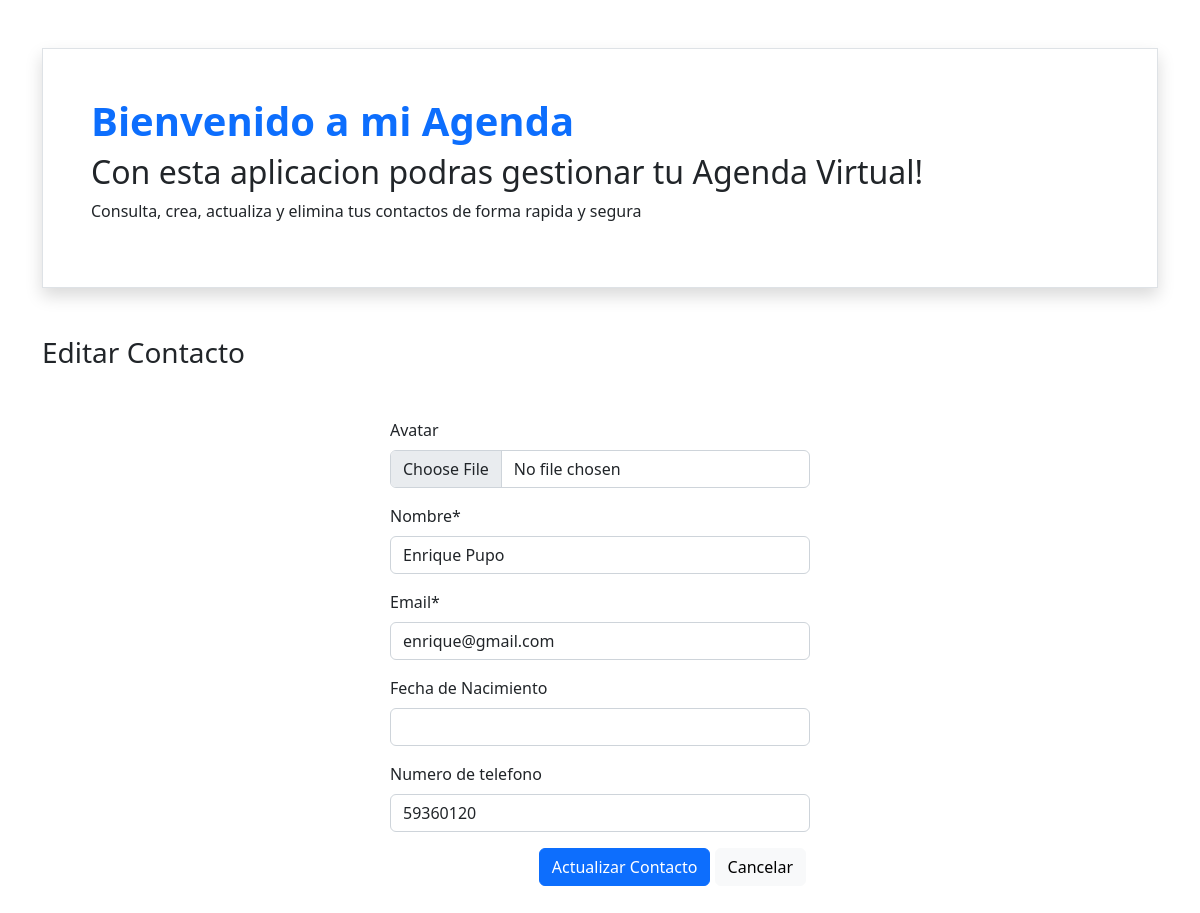
The app's page /4/edit/, older data.
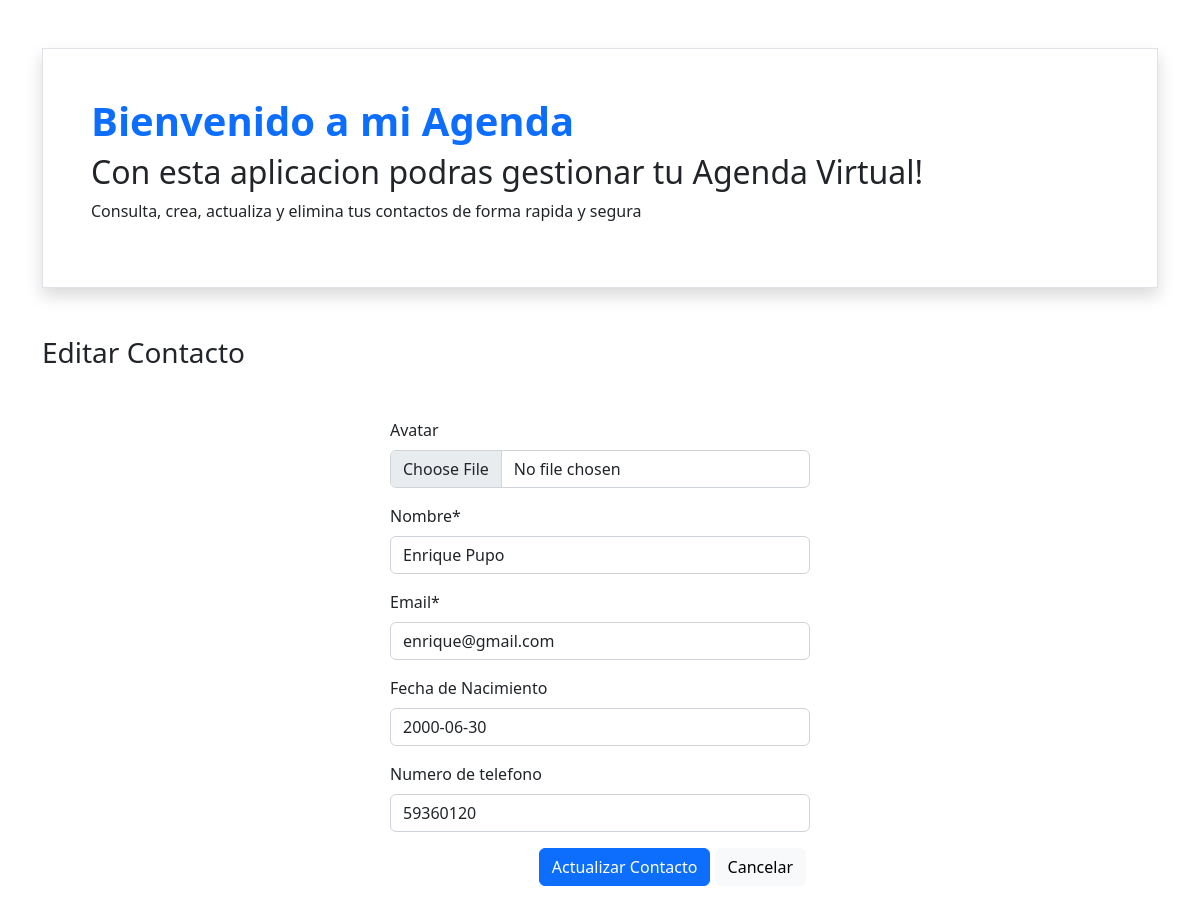
The same page, newer data.
### contacts/models.py (models this page shows, shortened)
class Contact(models.Model):
    avatar = models.ImageField(null=True, blank=True, upload_to='contact')
    name = models.CharField(max_length=100, verbose_name='Nombre')
    email = models.EmailField(max_length=50)
    birth_date = models.DateField(null=True, blank=True, verbose_name='Fecha de Nacimiento')
    phone = models.CharField(max_length=8, null=True, blank=True, verbose_name='Numero de telefono')
    created = models.DateTimeField(auto_now_add=True)

### contacts/views.py (the view)
# urls.py: path('<int:pk>/edit/', views.ContactUpdateView.as_view(), name='contact_edit'),
class ContactUpdateView(generic.UpdateView):
    model = Contact
    fields = ('avatar', 'name', 'email', 'birth_date', 'phone')
    success_url = reverse_lazy('contact_list')

### contacts/templates/contacts/contact_form.html (shortened to what this page needs)
{% extends "contacts/base.html" %}
{% load static crispy_forms_tags %}
{% block content %}
    <div class="mt-5">
        <h3>{% if contact %}
            Editar
            {% else %}
            Nuevo
            {% endif %}
            Contacto</h3>
    </div>
    <form style="max-width: 420px;" class="mt-5 mx-auto" action="" method="post" enctype="multipart/form-data">
        {{ form|crispy }}
        <div class="text-end mt-3">
            <button class="btn btn-primary">
                {% if contact %}
                Actualizar
                {% else %}
                Crear
                {% endif %}
                Contacto
            </button>
            <a href="{% url 'contact_list' %}" class="btn btn-light me-1">
                Cancelar
            </a>
        </div>
    </form>
{% endblock content %}

Row changes from the older to the newer data that the page shows:
changed Contact "Enrique Pupo": birth_date (not shown) → "2000-06-30"
